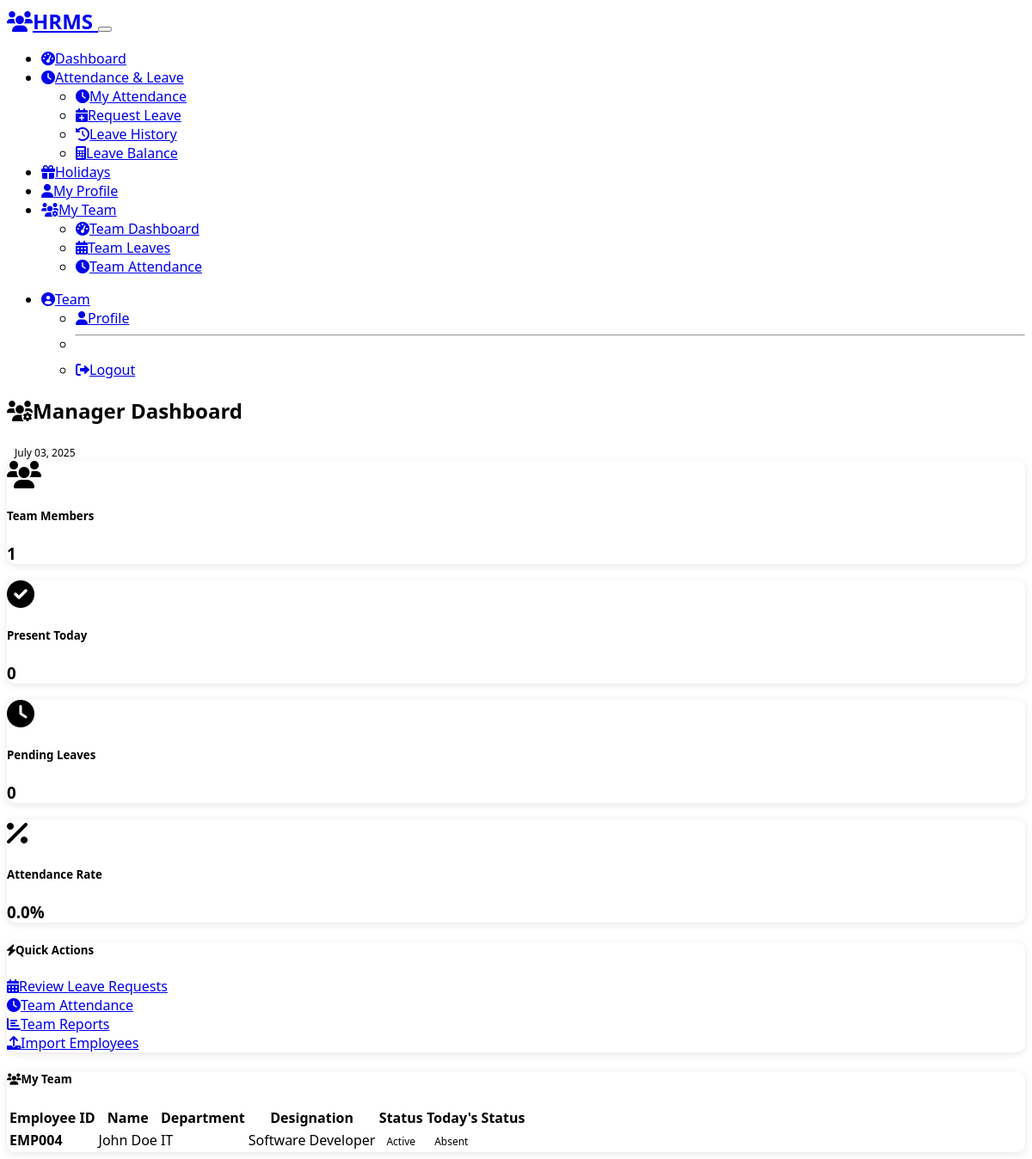
The page /manager/dashboard (signed in) on the database as committed earlier.
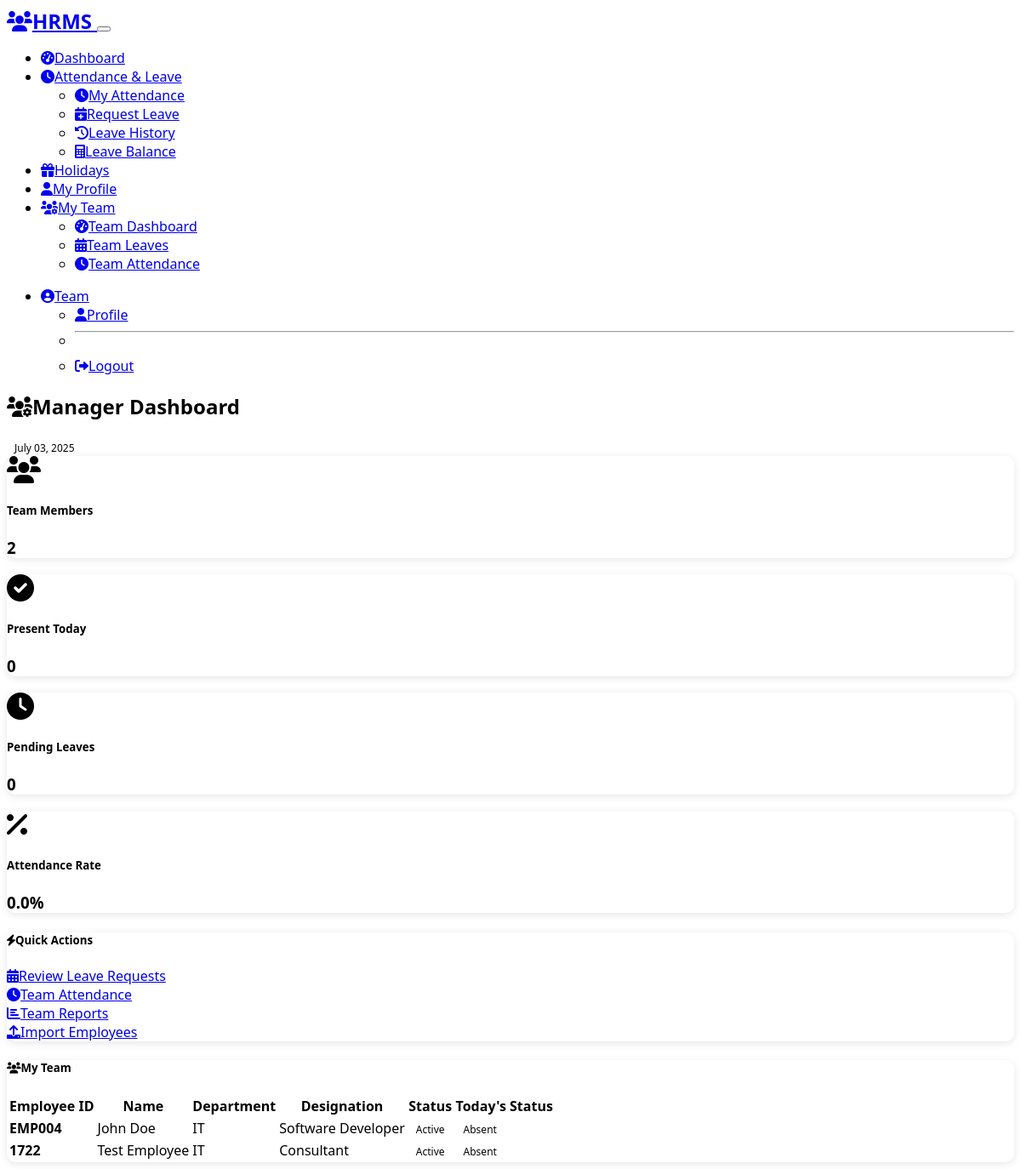
The same page on the database as committed later.
### models.py (models this page shows, shortened)
class User(UserMixin, db.Model):
    __tablename__ = 'users'
    id = db.Column(db.Integer, primary_key=True)
    email = db.Column(db.String(120), unique=True, nullable=False)
    employee_id = db.Column(db.String(20), unique=True, nullable=False)
    first_name = db.Column(db.String(50), nullable=False)
    last_name = db.Column(db.String(50), nullable=False)
    phone = db.Column(db.String(15))
    department = db.Column(db.String(50), nullable=False)
    designation = db.Column(db.String(50), nullable=False)
    work_mode = db.Column(db.String(20), nullable=False, default='onsite')  # onsite/offsite
    role = db.Column(db.String(20), nullable=False, default='employee')  # admin/employee/manager
    manager_id = db.Column(db.Integer, db.ForeignKey('users.id'), nullable=True)
    password_hash = db.Column(db.String(256))
    active = db.Column(db.Boolean, default=True)
    date_joined = db.Column(db.DateTime, default=datetime.utcnow)
    reset_token = db.Column(db.String(100))
    reset_token_expires = db.Column(db.DateTime)
    @property
    def is_active(self):
        return self.active
    attendance_records = db.relationship('Attendance', backref='user', lazy=True)
    leave_requests = db.relationship('LeaveRequest', foreign_keys='LeaveRequest.user_id', backref='user', lazy=True)
    reviewed_leave_requests = db.relationship('LeaveRequest', foreign_keys='LeaveRequest.reviewed_by', backref='reviewer', lazy=True)
    documents = db.relationship('Document', backref='user', lazy=True)
    reportees = db.relationship('User', backref=db.backref('manager', remote_side='User.id'), lazy=True)
    emergency_contacts = db.relationship('EmergencyContact', backref='user', lazy=True)
    job_postings = db.relationship('JobPosting', backref='poster', lazy=True)
    interviews = db.relationship('Interview', backref='interviewer', lazy=True)
    training_programs = db.relationship('TrainingProgram', backref='creator', lazy=True)
    training_enrollments = db.relationship('TrainingEnrollment', backref='user', lazy=True)
    certifications = db.relationship('Certification', backref='user', lazy=True)
    exit_requests = db.relationship('ExitRequest', foreign_keys='ExitRequest.user_id', backref='user', lazy=True)
    approved_exits = db.relationship('ExitRequest', foreign_keys='ExitRequest.approved_by', backref='approver', lazy=True)
    exit_interviews = db.relationship('ExitInterview', backref='interviewer', lazy=True)
    announcements = db.relationship('Announcement', backref='creator', lazy=True)
    policy_documents = db.relationship('PolicyDocument', backref='creator', lazy=True)
    policy_acknowledgments = db.relationship('PolicyAcknowledgment', backref='user', lazy=True)
    employment_history = db.relationship('EmploymentHistory', backref='user', lazy=True)
    @property
    def is_manager(self):
        return self.role == 'manager' or bool(self.reportees)
    @property
    def can_manage_employees(self):
        return self.role in ['admin', 'hr']
    @property
    def full_name(self):
        return f"{self.first_name} {self.last_name}"

### routes/manager.py (the view)
    def decorated_function(*args, **kwargs):
        if current_user.role not in ['admin', 'manager'] and not current_user.is_manager:
            flash('Access denied. Manager privileges required.', 'error')
            return redirect(url_for('main.index'))
        return f(*args, **kwargs)

### app.py (called while the page is built)
@login_manager.user_loader
def load_user(user_id):
    from models import User
    return User.query.get(int(user_id))

### routes/manager.py (called while the page is built)
def manager_required(f):
    def decorated_function(*args, **kwargs):
        if current_user.role not in ['admin', 'manager'] and not current_user.is_manager:
            flash('Access denied. Manager privileges required.', 'error')
            return redirect(url_for('main.index'))
        return f(*args, **kwargs)
    decorated_function.__name__ = f.__name__
    return decorated_function

### templates/manager/dashboard.html (shortened to what the changed rows need)
{% extends "base.html" %}
{% block content %}
<div class="container">
    <div class="d-flex justify-content-between align-items-center mb-4">
        <h2><i class="fas fa-users-cog me-2"></i>Manager Dashboard</h2>
    </div>
    <div class="row mb-4">
        <div class="col-md-3">
            <div class="card bg-info text-white">
                <div class="card-body">
                    <div class="d-flex align-items-center">
                        <div>
                            <h5 class="card-title mb-0">Team Members</h5>
                            <h3 class="mb-0">{{ total_reportees }}</h3>
                        </div>
                    </div>
                </div>
            </div>
        </div>
    </div>
    <div class="row">
        <div class="col-md-12">
            <div class="card">
                <div class="card-body">
                    {% if reportees %}
                        <div class="table-responsive">
                            <table class="table table-hover">
                                <thead>
                                    <tr>
                                        <th>Employee ID</th>
                                        <th>Name</th>
                                        <th>Department</th>
                                        <th>Designation</th>
                                        <th>Status</th>
                                        <th>Today's Status</th>
                                    </tr>
                                </thead>
                                <tbody>
                                    {% for employee in reportees %}
                                    <tr>
                                        <td><strong>{{ employee.employee_id }}</strong></td>
                                        <td>{{ employee.full_name }}</td>
                                        <td>{{ employee.department }}</td>
                                        <td>{{ employee.designation }}</td>
                                        <td>
                                            {% if employee.active %}
                                                <span class="badge bg-success">Active</span>
                                            {% else %}
                                                <span class="badge bg-danger">Inactive</span>
                                            {% endif %}
                                        </td>
                                        <td>
                                            {% set attendance = employee.attendance_records|selectattr('date', 'equalto', today)|first %}
                                            {% if attendance and attendance.punch_in_time %}
                                                {% if attendance.punch_out_time %}
                                                    <span class="badge bg-success">Completed</span>
                                                {% else %}
                                                    <span class="badge bg-info">Present</span>
                                                {% endif %}
                                            {% else %}
                                                <span class="badge bg-warning">Absent</span>
                                            {% endif %}
                                        </td>
                                    </tr>
                                    {% endfor %}
                                </tbody>
                            </table>
                        </div>
                    {% else %}
                        <div class="text-center py-4">
                            <i class="fas fa-users fa-3x text-muted mb-3"></i>
                            <p class="text-muted">No team members assigned yet.</p>
                        </div>
                    {% endif %}
                </div>
            </div>
        </div>
    </div>
</div>
{% endblock %}

Rows that differ between the two databases and show on the page:
added User: employee_id "1722", full_name "Test Employee", department "IT", designation "Consultant", active "Active"
Other text that changed with them:
{{ total_reportees }}: "1" → "2"
